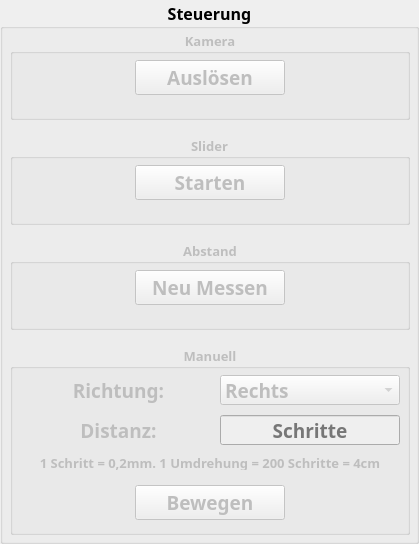
        <widget class="QGroupBox" name="groupBox_steuerung">
         <property name="font">
          <font>
           <family>Bahnschrift</family>
           <pointsize>12</pointsize>
           <weight>75</weight>
           <bold>true</bold>
          </font>
         </property>
         <property name="title">
          <string>Steuerung</string>
         </property>
         <property name="alignment">
          <set>Qt::AlignCenter</set>
         </property>
         <widget class="QGroupBox" name="groupBox_steuerung_kamera">
          <property name="enabled">
           <bool>false</bool>
          </property>
          <property name="geometry">
           <rect>
            <x>10</x>
            <y>30</y>
            <width>400</width>
            <height>90</height>
           </rect>
          </property>
          <property name="font">
           <font>
            <family>Bahnschrift</family>
            <pointsize>10</pointsize>
           </font>
          </property>
          <property name="styleSheet">
           <string notr="true"/>
          </property>
          <property name="title">
           <string>Kamera</string>
          </property>
          <property name="alignment">
           <set>Qt::AlignCenter</set>
          </property>
          <widget class="QPushButton" name="pushButton_steuerung_kamera">
           <property name="enabled">
            <bool>false</bool>
           </property>
           <property name="geometry">
            <rect>
             <x>125</x>
             <y>30</y>
             <width>150</width>
             <height>35</height>
            </rect>
           </property>
           <property name="font">
            <font>
             <family>Bahnschrift</family>
             <pointsize>14</pointsize>
            </font>
           </property>
           <property name="text">
            <string>Auslösen</string>
           </property>
           <property name="flat">
            <bool>false</bool>
           </property>
          </widget>
         </widget>
         <widget class="QGroupBox" name="groupBox_steuerung_slider">
          <property name="enabled">
           <bool>false</bool>
          </property>
          <property name="geometry">
           <rect>
            <x>10</x>
            <y>135</y>
            <width>400</width>
            <height>90</height>
           </rect>
          </property>
          <property name="font">
           <font>
            <family>Bahnschrift</family>
            <pointsize>10</pointsize>
           </font>
          </property>
          <property name="styleSheet">
           <string notr="true"/>
          </property>
          <property name="title">
           <string>Slider</string>
          </property>
          <property name="alignment">
           <set>Qt::AlignCenter</set>
          </property>
          <widget class="QPushButton" name="pushButton_steuerung_slider">
           <property name="enabled">
            <bool>false</bool>
           </property>
           <property name="geometry">
            <rect>
             <x>125</x>
             <y>30</y>
             <width>150</width>
             <height>35</height>
            </rect>
           </property>
           <property name="font">
            <font>
             <family>Bahnschrift</family>
             <pointsize>14</pointsize>
            </font>
           </property>
           <property name="text">
            <string>Starten</string>
           </property>
           <property name="flat">
            <bool>false</bool>
           </property>
          </widget>
         </widget>
         <widget class="QGroupBox" name="groupBox_steuerung_abstand">
          <property name="enabled">
           <bool>false</bool>
          </property>
          <property name="geometry">
           <rect>
            <x>10</x>
            <y>240</y>
            <width>400</width>
            <height>90</height>
           </rect>
          </property>
          <property name="font">
           <font>
            <family>Bahnschrift</family>
            <pointsize>10</pointsize>
           </font>
          </property>
          <property name="styleSheet">
           <string notr="true"/>
          </property>
          <property name="title">
           <string>Abstand</string>
          </property>
          <property name="alignment">
           <set>Qt::AlignCenter</set>
          </property>
          <widget class="QPushButton" name="pushButton_steuerung_abstand">
           <property name="enabled">
            <bool>false</bool>
           </property>
           <property name="geometry">
            <rect>
             <x>125</x>
             <y>30</y>
             <width>150</width>
             <height>35</height>
            </rect>
           </property>
           <property name="font">
            <font>
             <family>Bahnschrift</family>
             <pointsize>14</pointsize>
            </font>
           </property>
           <property name="text">
            <string>Neu Messen</string>
           </property>
           <property name="flat">
            <bool>false</bool>
           </property>
          </widget>
         </widget>
         <widget class="QGroupBox" name="groupBox_steuerung_manuell">
          <property name="enabled">
           <bool>false</bool>
          </property>
          <property name="geometry">
           <rect>
            <x>10</x>
            <y>345</y>
            <width>400</width>
            <height>190</height>
           </rect>
          </property>
          <property name="font">
           <font>
            <family>Bahnschrift</family>
            <pointsize>10</pointsize>
           </font>
          </property>
          <property name="title">
           <string>Manuell</string>
          </property>
          <property name="alignment">
           <set>Qt::AlignCenter</set>
          </property>
          <widget class="QPushButton" name="pushButton_steuerung_manuell">
           <property name="enabled">
            <bool>false</bool>
           </property>
           <property name="geometry">
            <rect>
             <x>125</x>
             <y>140</y>
             <width>150</width>
             <height>35</height>
            </rect>
           </property>
           <property name="font">
            <font>
             <family>Bahnschrift</family>
             <pointsize>14</pointsize>
            </font>
           </property>
           <property name="text">
            <string>Bewegen</string>
           </property>
          </widget>
          <widget class="QLabel" name="label_steuerung_manuell_richtung">
           <property name="geometry">
            <rect>
             <x>15</x>
             <y>30</y>
             <width>187</width>
             <height>30</height>
            </rect>
           </property>
           <property name="font">
            <font>
             <family>Bahnschrift</family>
             <pointsize>14</pointsize>
            </font>
           </property>
           <property name="text">
            <string>Richtung:</string>
           </property>
           <property name="alignment">
            <set>Qt::AlignCenter</set>
           </property>
          </widget>
          <widget class="QComboBox" name="comboBox_steuerung_manuell_richtung">
           <property name="geometry">
            <rect>
             <x>210</x>
             <y>30</y>
             <width>180</width>
             <height>30</height>
            </rect>
           </property>
           <property name="font">
            <font>
             <family>Bahnschrift</family>
             <pointsize>14</pointsize>
            </font>
           </property>
           <item>
            <property name="text">
             <string>Rechts</string>
            </property>
           </item>
           <item>
            <property name="text">
             <string>Links</string>
            </property>
           </item>
          </widget>
          <widget class="QLabel" name="label_steuerung_manuell_distanz">
           <property name="geometry">
            <rect>
             <x>15</x>
             <y>70</y>
             <width>187</width>
             <height>30</height>
            </rect>
           </property>
           <property name="font">
            <font>
             <family>Bahnschrift</family>
             <pointsize>14</pointsize>
            </font>
           </property>
           <property name="text">
            <string>Distanz:</string>
           </property>
           <property name="alignment">
            <set>Qt::AlignCenter</set>
           </property>
          </widget>
          <widget class="QLineEdit" name="lineEdit_steuerung_manuell_distanz">
           <property name="geometry">
            <rect>
             <x>210</x>
             <y>70</y>
             <width>180</width>
             <height>30</height>
            </rect>
           </property>
           <property name="font">
            <font>
             <family>Bahnschrift</family>
             <pointsize>14</pointsize>
            </font>
           </property>
           <property name="alignment">
            <set>Qt::AlignCenter</set>
           </property>
           <property name="placeholderText">
            <string>Schritte</string>
           </property>
          </widget>
          <widget class="QLabel" name="label_steuerung_manuell_info">
           <property name="geometry">
            <rect>
             <x>20</x>
             <y>110</y>
             <width>360</width>
             <height>15</height>
            </rect>
           </property>
           <property name="font">
            <font>
             <family>Bahnschrift</family>
             <pointsize>10</pointsize>
            </font>
           </property>
           <property name="text">
            <string>1 Schritt = 0,2mm. 1 Umdrehung = 200 Schritte = 4cm</string>
           </property>
           <property name="alignment">
            <set>Qt::AlignCenter</set>
           </property>
          </widget>
         </widget>
        </widget>
